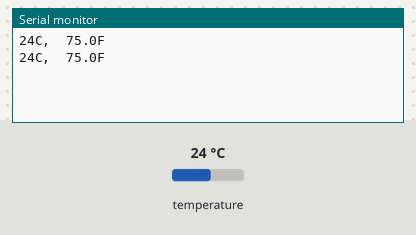
Bench run of a sketch on a simulated Arduino Uno, built with avr-gcc and run on an emulated ATmega328P. Shown: the last lines printed to the serial monitor. Wiring (inferred from the names in the program): LM75 temperature sensor at I2C address 0x48. The test bench sets the inputs (shaded band); at power-on: temperature 24 °C.

Above: at 1.8 s.
1.9 s: temperature set to 12 °C
At 2.8 s:
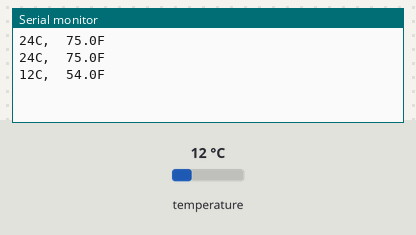
3.4 s: temperature set to 19 °C
At 4.8 s:
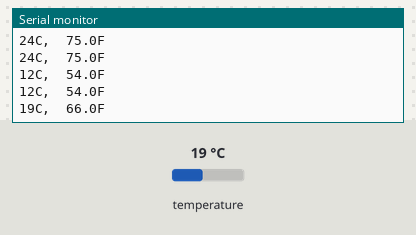
Timing chart, 0 to 6.4 s (numbered marks = the images above; inputs shaded):
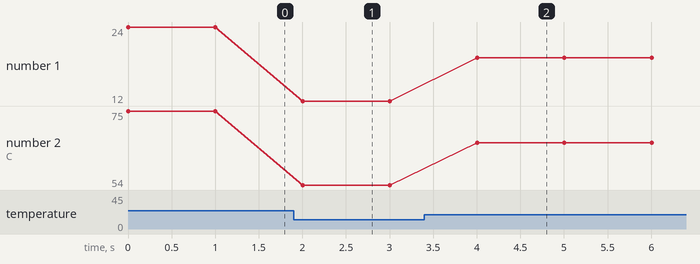

Measured:
- after the input at 1.9 s, the serial monitor: prints a new line after 0.10 s (image 1)
- after the input at 3.4 s, the serial monitor: prints a new line after 0.60 s (image 2)
- plotted number 1: 24 → 12 after the input at 1.9 s, 12 → 19 after the input at 3.4 s
- plotted number 2: 75 → 54 after the input at 1.9 s, 54 → 66 after the input at 3.4 s

The sketch:

TC74ReadTemp.ino
```cpp
// PROJECT  :TC74ReadTemp
// PURPOSE  :To illustrate support for I2C(TWI) devices through the use of Wire Library
// DEVICE   :Arduino + TC74A0-5.0VAT
// AUTHOR   :C. D'Arcy
// DATE     :2019 02 08
// uC       :328p
// COURSE   :ICS3U
// STATUS   :Working
// REFERENCE:https://mail.rsgc.on.ca/~cdarcy/Datasheets/tC74.pdf
// REFERENCE:https://mail.rsgc.on.ca/~cdarcy/Datasheets/tC74.pdf

#include <Wire.h>         //request TWI(I2C) library support
#define TC74ADDRESS 0x48  //aka B01001000
#define DURATION 1000     //(approximate) delay between readings

void setup(){
  Serial.begin(9600);     //echo readings on the Serial Monitor
  Wire.begin();           //configure the hardware SDA and SCL pins
}

void loop(){
  Wire.beginTransmission(TC74ADDRESS); //alert the device a request is imminent
  Wire.write(0);          //inform device that the master is interested in Register 0
  Wire.endTransmission(); //terminate transmission

  Wire.requestFrom(TC74ADDRESS, 1); //request 1 byte from the device with specified address
  while (Wire.available() == 0);    //wait for response
  int8_t celsius = Wire.read();     //read 1 byte from SDA buffer into a variable
  float fahrenheit = round(celsius * 1.8 + 32.0);  //convert from celsius to fahrenheit

  Serial.print(String(celsius)+"C,\t");           //echo data to the Serial Monitor
  Serial.print(String(fahrenheit,1)+"F\n");
  delay(DURATION);                                  //pause
}
```
